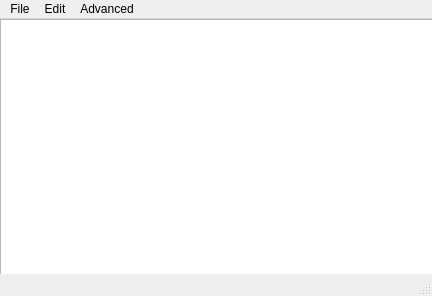
<?xml version="1.0" encoding="UTF-8"?>
<ui version="4.0">
 <class>MainWindow</class>
 <widget class="QMainWindow" name="MainWindow">
  <property name="geometry">
   <rect>
    <x>0</x>
    <y>0</y>
    <width>432</width>
    <height>296</height>
   </rect>
  </property>
  <property name="windowTitle">
   <string>MainWindow</string>
  </property>
  <widget class="QWidget" name="centralwidget">
   <widget class="QWidget" name="verticalLayoutWidget">
    <property name="geometry">
     <rect>
      <x>0</x>
      <y>0</y>
      <width>1081</width>
      <height>651</height>
     </rect>
    </property>
    <layout class="QVBoxLayout" name="verticalLayout">
     <item>
      <widget class="QPlainTextEdit" name="plainTextEdit"/>
     </item>
    </layout>
   </widget>
  </widget>
  <widget class="QMenuBar" name="menubar">
   <property name="geometry">
    <rect>
     <x>0</x>
     <y>0</y>
     <width>432</width>
     <height>22</height>
    </rect>
   </property>
   <widget class="QMenu" name="menuFile">
    <property name="title">
     <string>File</string>
    </property>
    <addaction name="actionNew"/>
    <addaction name="actionOpen"/>
    <addaction name="actionSave"/>
    <addaction name="actionExit"/>
   </widget>
   <widget class="QMenu" name="menuEdit">
    <property name="title">
     <string>Edit</string>
    </property>
    <addaction name="actionCopy_All"/>
    <addaction name="actionPaste"/>
    <addaction name="actionCut"/>
   </widget>
   <widget class="QMenu" name="menuAdvanced">
    <property name="title">
     <string>Advanced</string>
    </property>
   </widget>
   <addaction name="menuFile"/>
   <addaction name="menuEdit"/>
   <addaction name="menuAdvanced"/>
  </widget>
  <widget class="QStatusBar" name="statusbar"/>
  <action name="actionNew">
   <property name="text">
    <string>New</string>
   </property>
  </action>
  <action name="actionOpen">
   <property name="text">
    <string>Open</string>
   </property>
  </action>
  <action name="actionSave">
   <property name="text">
    <string>Save</string>
   </property>
  </action>
  <action name="actionExit">
   <property name="text">
    <string>Exit</string>
   </property>
  </action>
  <action name="actionCopy_All">
   <property name="text">
    <string>Copy</string>
   </property>
  </action>
  <action name="actionPaste">
   <property name="text">
    <string>Paste</string>
   </property>
  </action>
  <action name="actionCut">
   <property name="text">
    <string>Cut</string>
   </property>
  </action>
 </widget>
 <resources/>
 <connections/>
</ui>
